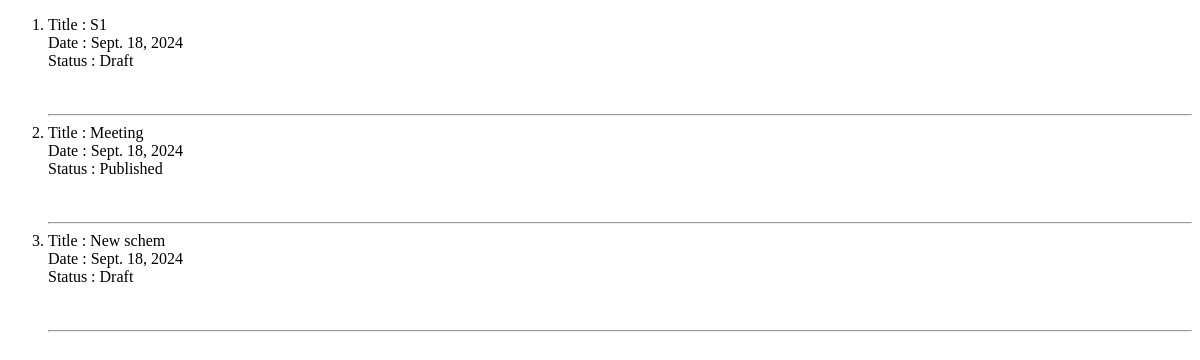
The app's page /officer/notification/, older data.
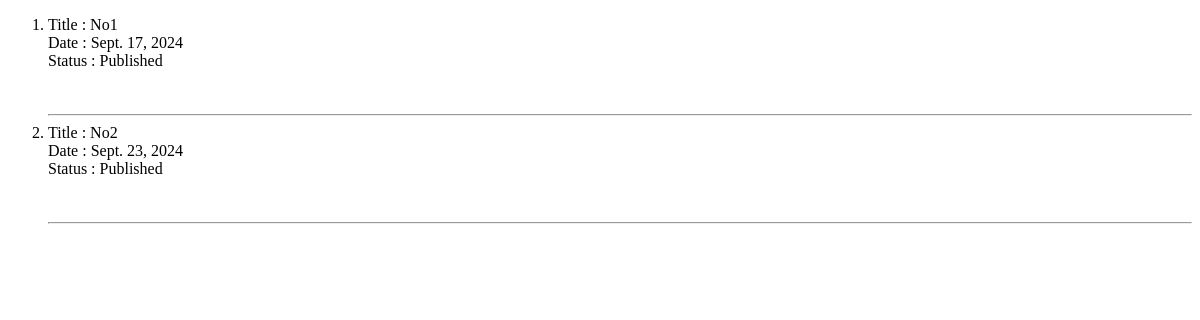
The same page, newer data.
### officer/models.py (models this page shows, shortened)
class Notification(models.Model):
    title = models.CharField(max_length=150)
    description = models.TextField()
    date = models.DateField()
    published = models.BooleanField(default=False)

### officer/views/notification.py (the view)
# urls.py: path('notification/',notification.index, name='notifications'),
def index(request):
    status = request.GET.get('status')
    notifications = Notification.objects.all()
    if status:
        notifications = notifications.filter(published=status == 'published')
    context = {
        'notifications': notifications,
        'status': status
    }
    return render(request, 'officer/notification/index.html', context)

### officer/templates/officer/notification/index.html
{% extends 'base.html' %}
{% block content %}
<ol>
{% for notification in notifications %}
<li>
    Title : {{notification.title}} <br>
    Date : {{notification.date}} <br>
    Status : {% if notification.published %}Published
    {% else %}
        Draft
    {% endif %}
</li>
<br><br><hr>
{% endfor %}
</ol>
{% endblock content %}

### templates/base.html (shortened to what this page needs)
<!DOCTYPE html>
<html lang="en">
<head>
</head>
<body>
    {% block content %}
    {% endblock content %}
</body>
</html>

Row changes from the older to the newer data that the page shows:
removed Notification: title "S1", date "Sept. 18, 2024", published "Draft"
removed Notification: title "Meeting", date "Sept. 18, 2024", published "Published"
removed Notification: title "New schem", date "Sept. 18, 2024", published "Draft"
added Notification: title "No1", date "Sept. 17, 2024", published "Published"
added Notification: title "No2", date "Sept. 23, 2024", published "Published"
